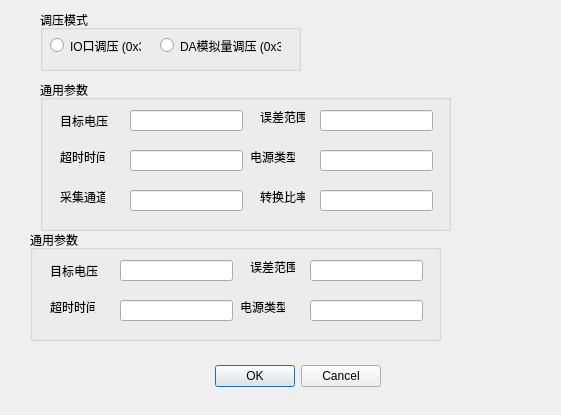
<?xml version="1.0" encoding="UTF-8"?>
<ui version="4.0">
 <class>voltageregdialog</class>
 <widget class="QDialog" name="voltageregdialog">
  <property name="geometry">
   <rect>
    <x>0</x>
    <y>0</y>
    <width>561</width>
    <height>415</height>
   </rect>
  </property>
  <property name="windowTitle">
   <string>Dialog</string>
  </property>
  <widget class="QDialogButtonBox" name="buttonBox">
   <property name="geometry">
    <rect>
     <x>40</x>
     <y>360</y>
     <width>341</width>
     <height>32</height>
    </rect>
   </property>
   <property name="orientation">
    <enum>Qt::Orientation::Horizontal</enum>
   </property>
   <property name="standardButtons">
    <set>QDialogButtonBox::StandardButton::Cancel|QDialogButtonBox::StandardButton::Ok</set>
   </property>
  </widget>
  <widget class="QGroupBox" name="groupBox">
   <property name="geometry">
    <rect>
     <x>40</x>
     <y>10</y>
     <width>261</width>
     <height>61</height>
    </rect>
   </property>
   <property name="title">
    <string>调压模式</string>
   </property>
   <widget class="QRadioButton" name="rbIO">
    <property name="geometry">
     <rect>
      <x>10</x>
      <y>20</y>
      <width>91</width>
      <height>31</height>
     </rect>
    </property>
    <property name="text">
     <string>IO口调压 (0x31)</string>
    </property>
   </widget>
   <widget class="QRadioButton" name="rbDA">
    <property name="geometry">
     <rect>
      <x>120</x>
      <y>20</y>
      <width>121</width>
      <height>31</height>
     </rect>
    </property>
    <property name="text">
     <string>DA模拟量调压 (0x32)</string>
    </property>
   </widget>
  </widget>
  <widget class="QGroupBox" name="groupBox_2">
   <property name="geometry">
    <rect>
     <x>40</x>
     <y>80</y>
     <width>411</width>
     <height>151</height>
    </rect>
   </property>
   <property name="title">
    <string>通用参数</string>
   </property>
   <widget class="QLineEdit" name="lineEdit">
    <property name="geometry">
     <rect>
      <x>90</x>
      <y>30</y>
      <width>113</width>
      <height>21</height>
     </rect>
    </property>
   </widget>
   <widget class="QLabel" name="label">
    <property name="geometry">
     <rect>
      <x>20</x>
      <y>31</y>
      <width>51</width>
      <height>20</height>
     </rect>
    </property>
    <property name="text">
     <string>目标电压</string>
    </property>
   </widget>
   <widget class="QLabel" name="label_2">
    <property name="geometry">
     <rect>
      <x>20</x>
      <y>70</y>
      <width>45</width>
      <height>13</height>
     </rect>
    </property>
    <property name="text">
     <string>超时时间</string>
    </property>
   </widget>
   <widget class="QLineEdit" name="lineEdit_2">
    <property name="geometry">
     <rect>
      <x>90</x>
      <y>70</y>
      <width>113</width>
      <height>21</height>
     </rect>
    </property>
   </widget>
   <widget class="QLabel" name="label_3">
    <property name="geometry">
     <rect>
      <x>20</x>
      <y>110</y>
      <width>45</width>
      <height>13</height>
     </rect>
    </property>
    <property name="text">
     <string>采集通道</string>
    </property>
   </widget>
   <widget class="QLineEdit" name="lineEdit_3">
    <property name="geometry">
     <rect>
      <x>90</x>
      <y>110</y>
      <width>113</width>
      <height>21</height>
     </rect>
    </property>
   </widget>
   <widget class="QLabel" name="label_4">
    <property name="geometry">
     <rect>
      <x>220</x>
      <y>30</y>
      <width>45</width>
      <height>13</height>
     </rect>
    </property>
    <property name="text">
     <string>误差范围</string>
    </property>
   </widget>
   <widget class="QLineEdit" name="lineEdit_4">
    <property name="geometry">
     <rect>
      <x>280</x>
      <y>30</y>
      <width>113</width>
      <height>21</height>
     </rect>
    </property>
   </widget>
   <widget class="QLabel" name="label_5">
    <property name="geometry">
     <rect>
      <x>210</x>
      <y>70</y>
      <width>45</width>
      <height>13</height>
     </rect>
    </property>
    <property name="text">
     <string>电源类型</string>
    </property>
   </widget>
   <widget class="QLineEdit" name="lineEdit_5">
    <property name="geometry">
     <rect>
      <x>280</x>
      <y>70</y>
      <width>113</width>
      <height>21</height>
     </rect>
    </property>
   </widget>
   <widget class="QLabel" name="label_6">
    <property name="geometry">
     <rect>
      <x>220</x>
      <y>110</y>
      <width>45</width>
      <height>13</height>
     </rect>
    </property>
    <property name="text">
     <string>转换比率</string>
    </property>
   </widget>
   <widget class="QLineEdit" name="lineEdit_6">
    <property name="geometry">
     <rect>
      <x>280</x>
      <y>110</y>
      <width>113</width>
      <height>21</height>
     </rect>
    </property>
   </widget>
  </widget>
  <widget class="QGroupBox" name="groupBox_3">
   <property name="geometry">
    <rect>
     <x>30</x>
     <y>230</y>
     <width>411</width>
     <height>111</height>
    </rect>
   </property>
   <property name="title">
    <string>通用参数</string>
   </property>
   <widget class="QLineEdit" name="lineEdit_7">
    <property name="geometry">
     <rect>
      <x>90</x>
      <y>30</y>
      <width>113</width>
      <height>21</height>
     </rect>
    </property>
   </widget>
   <widget class="QLabel" name="label_7">
    <property name="geometry">
     <rect>
      <x>20</x>
      <y>31</y>
      <width>51</width>
      <height>20</height>
     </rect>
    </property>
    <property name="text">
     <string>目标电压</string>
    </property>
   </widget>
   <widget class="QLabel" name="label_8">
    <property name="geometry">
     <rect>
      <x>20</x>
      <y>70</y>
      <width>45</width>
      <height>13</height>
     </rect>
    </property>
    <property name="text">
     <string>超时时间</string>
    </property>
   </widget>
   <widget class="QLineEdit" name="lineEdit_8">
    <property name="geometry">
     <rect>
      <x>90</x>
      <y>70</y>
      <width>113</width>
      <height>21</height>
     </rect>
    </property>
   </widget>
   <widget class="QLabel" name="label_10">
    <property name="geometry">
     <rect>
      <x>220</x>
      <y>30</y>
      <width>45</width>
      <height>13</height>
     </rect>
    </property>
    <property name="text">
     <string>误差范围</string>
    </property>
   </widget>
   <widget class="QLineEdit" name="lineEdit_10">
    <property name="geometry">
     <rect>
      <x>280</x>
      <y>30</y>
      <width>113</width>
      <height>21</height>
     </rect>
    </property>
   </widget>
   <widget class="QLabel" name="label_11">
    <property name="geometry">
     <rect>
      <x>210</x>
      <y>70</y>
      <width>45</width>
      <height>13</height>
     </rect>
    </property>
    <property name="text">
     <string>电源类型</string>
    </property>
   </widget>
   <widget class="QLineEdit" name="lineEdit_11">
    <property name="geometry">
     <rect>
      <x>280</x>
      <y>70</y>
      <width>113</width>
      <height>21</height>
     </rect>
    </property>
   </widget>
  </widget>
 </widget>
 <resources/>
 <connections>
  <connection>
   <sender>buttonBox</sender>
   <signal>accepted()</signal>
   <receiver>voltageregdialog</receiver>
   <slot>accept()</slot>
   <hints>
    <hint type="sourcelabel">
     <x>248</x>
     <y>254</y>
    </hint>
    <hint type="destinationlabel">
     <x>157</x>
     <y>274</y>
    </hint>
   </hints>
  </connection>
  <connection>
   <sender>buttonBox</sender>
   <signal>rejected()</signal>
   <receiver>voltageregdialog</receiver>
   <slot>reject()</slot>
   <hints>
    <hint type="sourcelabel">
     <x>316</x>
     <y>260</y>
    </hint>
    <hint type="destinationlabel">
     <x>286</x>
     <y>274</y>
    </hint>
   </hints>
  </connection>
 </connections>
</ui>
